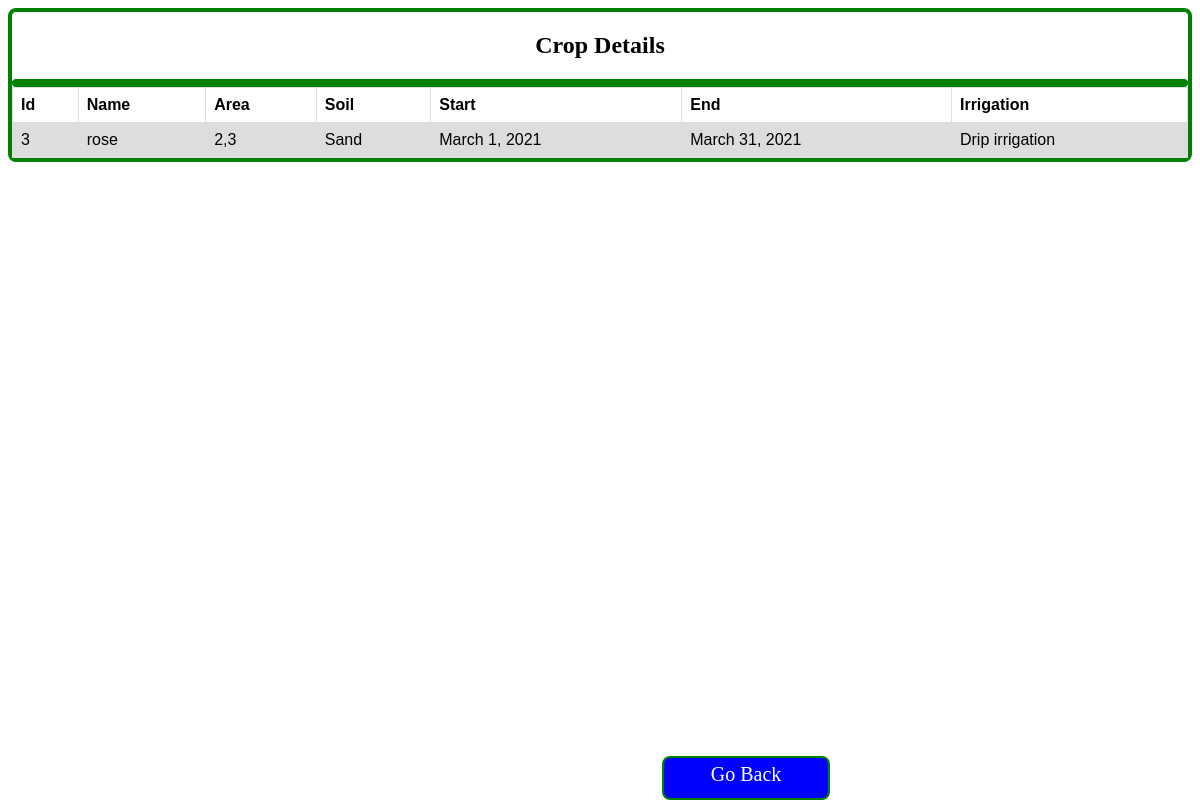
/Cropdetails, run on the app's committed database.
### org/models.py (models this page shows)
class cropregistration(models.Model):
    user=models.CharField(max_length=40,default="local")
    ids=models.TextField()
    name=models.CharField(max_length=50)
    area=models.CharField(max_length=50)
    soil=models.CharField(max_length=50)
    start=models.DateField()
    end=models.DateField()
    irrigation=models.CharField(max_length=50)
    farming=models.CharField(max_length=50)

### org/views.py (the view)
# urls.py: path('Cropdetails',views.Cropdetails,name="cropdetails"),
def Cropdetails(self):
    crop=cropregistration.objects.all()
    return render(self,'cropdetails.html',{'crop':crop})

### templates/cropdetails.html (shortened to what this page needs)
<!DOCTYPE html>
<html>
<head>
    <link rel="stylesheet" href="/static/styles/cropdetails.css"
</head>
<body>
<div class="cropdetails">
<h2>Crop Details</h2>
<form action="details">
<table>
<div class="cropdetails">
    <tr>
    <th>Id</th>
    <th>Name</th>
    <th>Area</th>
    <th>Soil</th>
    <th>Start</th>
    <th>End</th>
    <th>Irrigation</th>
  </tr>
    {% for i in crop %}
    <tr>
        <td>{{i.id}}</td>
        <td>{{i.name}}</td>
        <td>{{i.area}}</td>
        <td>{{i.soil}}</td>
        <td>{{i.start}}</td>
        <td>{{i.end}}</td>
        <td>{{i.irrigation}}</td>
    </tr>
{% endfor %}
</div>
</table>
</form>
<div class="back1">
<a href="back1" style="text-decoration:none; color:white;">Go Back</a>
</div>
</div>
</body>
</html>

### static/styles/cropdetails.css (style rules this page uses)
table { font-family: arial, sans-serif; border-collapse: collapse; width: 100%; }
h2 { text-align:center; color:black; }
td, th { border: 1px solid #dddddd; text-align: left; padding: 8px; }
tr:nth-child(even) { background-color: #dddddd; }
.cropdetails { border-style: solid; border-width:4px; border-color:green; border-radius:8px; width:80% margin-left:80px; }
.back1 { font-size:20px; text-align:center; width:150px; border:2px solid green; background-color:blue; margin-left:650px; height:30px; padding:5px 7px; border-radius:8px; position:fixed; bottom:0; }

### data on the page
cropregistration: id "3", name "rose", area "2,3", soil "Sand", start "March 1, 2021", end "March 31, 2021", irrigation "Drip irrigation"
